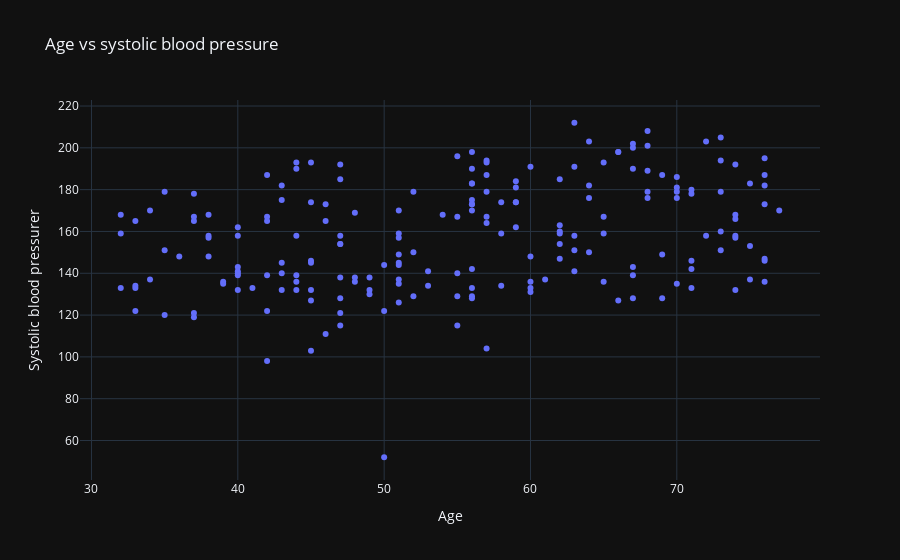

This figure's notebook cell:
### Markdown cell above
# Scatterplots for differences between numerical variables

### Code cell
# x axis = Age   y axis = systolic blood pressure

age_sbp = go.Figure()

age_sbp.add_trace(go.Scatter(
    x=df.Age,
    y=df.sBP,
    mode='markers', 

))

age_sbp.update_layout(title="Age vs systolic blood pressure",
                      xaxis=dict(title="Age"),
                      yaxis=dict(title="Systolic blood pressurer"))

age_sbp.show()

### Figure 1 — Plotly figure (JSON) as saved in the notebook; plotly's stock layout.template omitted (floating-point values rounded to 4 significant figures; data arrays with more than 128 entries replaced by an {"elided": "..."} marker saying what was removed)
{"data": [{"mode": "markers", "type": "scatter", "x": {"elided": "200 int values"}, "y": {"elided": "200 int values"}}], "layout": {"title": {"text": "Age vs systolic blood pressure"}, "xaxis": {"title": {"text": "Age"}}, "yaxis": {"title": {"text": "Systolic blood pressurer"}}}}
